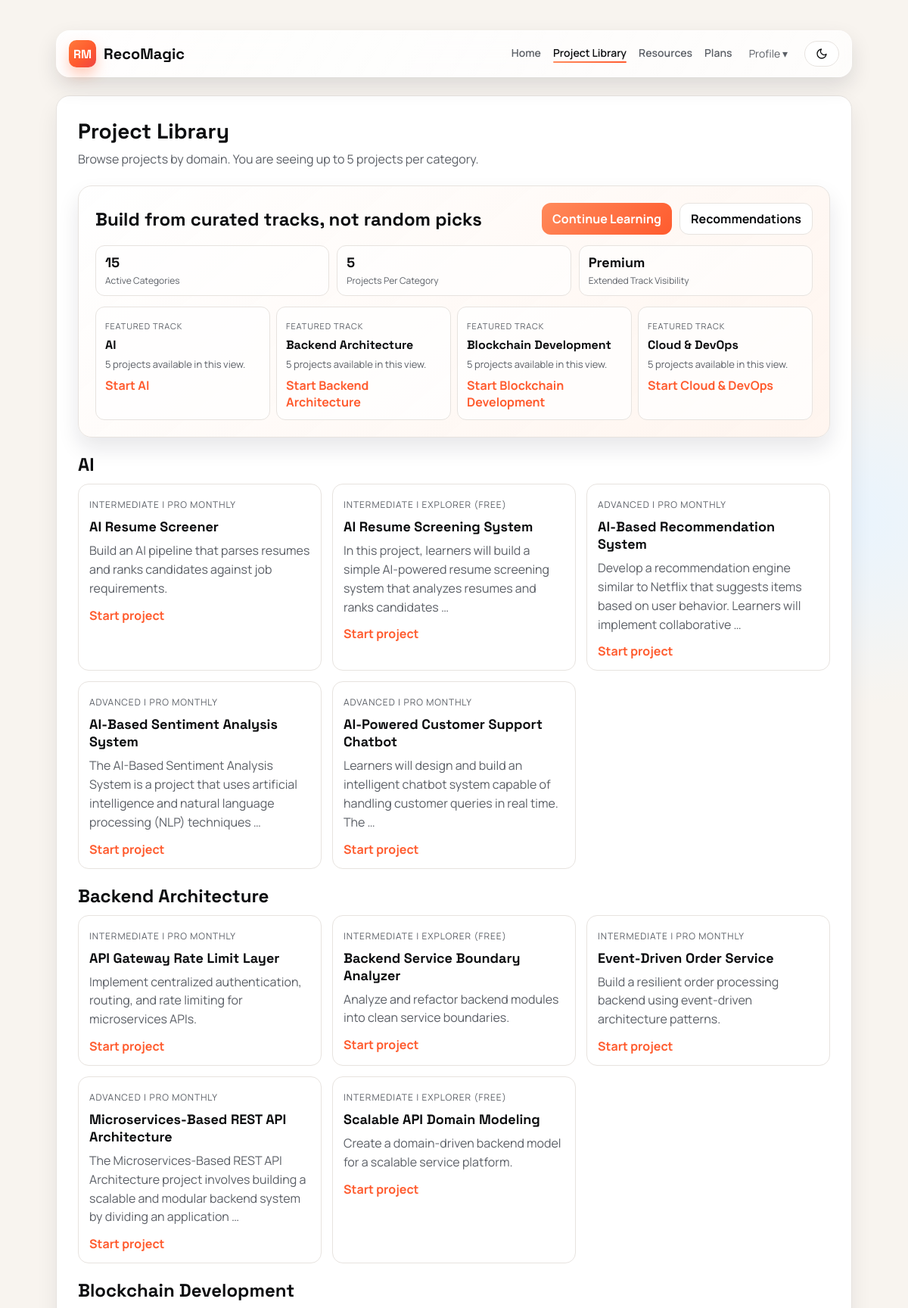
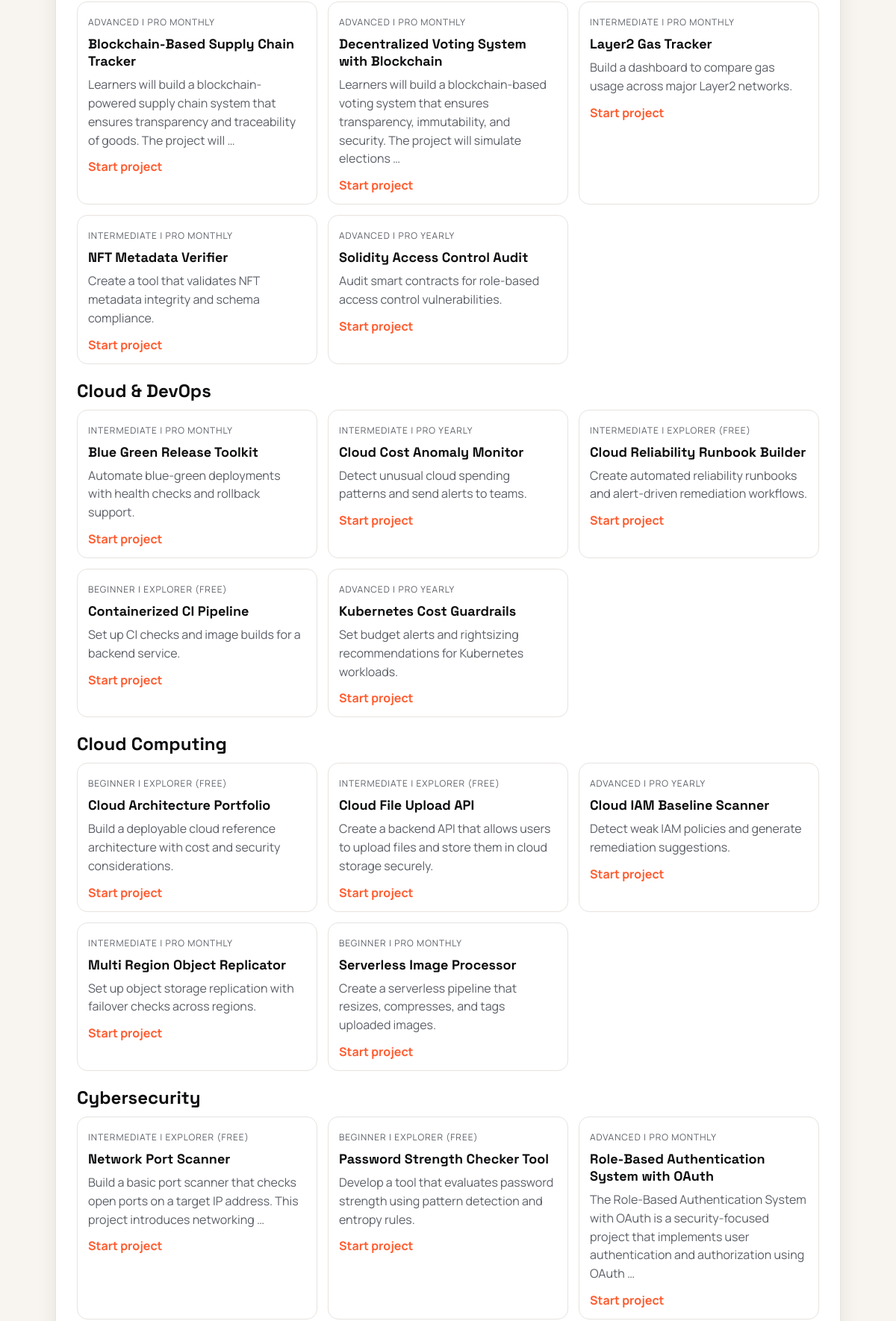
/project-library/ (signed in, upper part), run on the app's committed database (2 pictures, top to bottom).
### users/models.py (models this page shows, shortened)
class Project(models.Model):
    SKILL_LEVEL_CHOICES = [
        ("beginner", "Beginner"),
        ("intermediate", "Intermediate"),
        ("advanced", "Advanced"),
    ]
    PLAN_ACCESS_CHOICES = [
        ("explorer", "Explorer (Free)"),
        ("pro_monthly", "Pro Monthly"),
        ("pro_yearly", "Pro Yearly"),
    ]
    title = models.CharField(max_length=140)
    description = models.TextField()
    field = models.CharField(max_length=100)
    target_role = models.CharField(max_length=100)
    skill_level = models.CharField(max_length=20, choices=SKILL_LEVEL_CHOICES)
    plan = models.ForeignKey(Plan, on_delete=models.PROTECT, related_name="projects", blank=True, null=True)
    required_plan = models.CharField(max_length=20, choices=PLAN_ACCESS_CHOICES, default="explorer")
    tech_preference = models.CharField(max_length=140)
    learning_goal = models.CharField(max_length=140)
    interest_tags = models.CharField(max_length=220, help_text="Comma separated tags")
    learning_objectives = models.TextField(blank=True)
    resources = models.TextField(blank=True, help_text="Optional resources. One per line. Use 'Title | URL' or plain URL.")
    task_checklist = models.TextField(blank=True, help_text="Checklist tasks, one per line.")
    detailed_roadmap = models.TextField(blank=True)
    premium_hints = models.TextField(blank=True, help_text="Premium hints, one per line.")
    class Meta:
        ordering = ["title", "id"]

### users/views.py (the view)
# urls.py: path("project-library/", views.project_library_view, name="project_library"),
@login_required(login_url="login")
def project_library_view(request):
    user_tier = "explorer"
    if request.user.is_authenticated:
        user_tier, _ = _get_user_subscription_tier(request.user)
    per_category_limit = 2 if user_tier == "explorer" else 5
    projects_qs = Project.objects.all()
    if user_tier == "explorer":
        projects_qs = projects_qs.filter(required_plan="explorer")
    projects_qs = projects_qs.order_by("field", "title", "id")
    grouped = OrderedDict()
    grouped_total = {}
    for project_record in projects_qs:
        field_name = str(project_record.field or "General").strip() or "General"
        grouped_total[field_name] = grouped_total.get(field_name, 0) + 1
        cards = grouped.setdefault(field_name, [])
        if len(cards) < per_category_limit:
            cards.append(_project_to_card(project_record))
    library_groups = [
        {
            "name": name,
            "projects": projects,
            "total": grouped_total.get(name, len(projects)),
        }
        for name, projects in grouped.items()
    ]
    return render(
        request,
        "users/project_library.html",
        {
            "library_groups": library_groups,
            "per_category_limit": per_category_limit,
            "is_explorer_view": user_tier == "explorer",
        },
    )

### users/views.py (called while the page is built, shortened)
def _split_csv_tags(value):
    return [item.strip() for item in str(value or "").split(",") if item.strip()]

def _project_to_card(project_record):
    return {
        "id": project_record.id,
        "title": project_record.title,
        "summary": project_record.description,
        "difficulty": project_record.get_skill_level_display(),
        "plan": project_record.get_required_plan_display(),
        "tags": _split_csv_tags(project_record.tech_preference)[:3] or _split_csv_tags(project_record.interest_tags)[:3],
    }

def _tier_from_plan_name(plan_name):
    name = str(plan_name or "").strip().lower()
    if "yearly" in name:
        return "pro_yearly"
    if "pro" in name or "monthly" in name:
        return "pro_monthly"
    return "explorer"

def _get_user_subscription_tier(user):
    active_subscription = _get_active_subscription(user)
    if active_subscription and active_subscription.plan and active_subscription.plan.price > 0:
        return _tier_from_plan_name(active_subscription.plan.name), active_subscription.plan.name

def _get_active_subscription(user):
    Subscription.objects.filter(is_active=True, end_date__lt=timezone.now().date()).update(is_active=False)
    return Subscription.objects.filter(user=user, is_active=True, end_date__gte=timezone.now().date()).select_related("plan").first()

### users/templates/users/project_library.html (shortened to what this page needs)
{% extends "users/base.html" %}
{% block content %}
<h1 class="page-title">Project Library</h1>
{% if is_explorer_view %}
<p class="page-sub">Browse projects by domain. You are seeing up to {{ per_category_limit }} Explorer projects per category.</p>
{% else %}
<p class="page-sub">Browse projects by domain. You are seeing up to {{ per_category_limit }} projects per category.</p>
{% endif %}
<section class="library-hero">
    <div class="library-hero-head">
        <h2 style="margin: 0; font-family: 'Space Grotesk', sans-serif;">Build from curated tracks, not random picks</h2>
        <div class="hero-actions">
            {% if user.is_authenticated %}
                <a class="hero-btn hero-btn-primary" href="{% url 'my_projects' %}">Continue Learning</a>
                <a class="hero-btn hero-btn-secondary" href="{% url 'recommendations' %}">Recommendations</a>
            {% else %}
                <a class="hero-btn hero-btn-primary" href="{% url 'signup' %}">Create Account</a>
                <a class="hero-btn hero-btn-secondary" href="{% url 'login' %}">Log In</a>
            {% endif %}
        </div>
    </div>
    <div class="library-overview">
        <div class="overview-pill">
            <strong>{{ library_groups|length }}</strong>
            <span>Active Categories</span>
        </div>
        <div class="overview-pill">
            <strong>{{ per_category_limit }}</strong>
            <span>Projects Per Category</span>
        </div>
        <div class="overview-pill">
            {% if is_explorer_view %}
                <strong>Explorer</strong>
                <span>Free Track Visibility</span>
            {% else %}
                <strong>Premium</strong>
                <span>Extended Track Visibility</span>
            {% endif %}
        </div>
    </div>
    <div class="track-grid">
        {% for group in library_groups|slice:":4" %}
            <article class="track-card">
                <small>Featured Track</small>
                <h3>{{ group.name }}</h3>
                <p>{{ group.projects|length }} project{{ group.projects|length|pluralize }} available in this view.</p>
                {% if group.projects %}
                    <a href="{% url 'start_project' group.projects.0.id %}">Start {{ group.name }}</a>
                {% endif %}
            </article>
        {% endfor %}
    </div>
</section>
{% if library_groups %}
    {% for group in library_groups %}
        <section style="margin-top: 20px;">
            <h2 style="margin: 0 0 10px; font-family: 'Space Grotesk', sans-serif;">{{ group.name }}</h2>
            <div class="library-grid" style="margin-top: 0;">
                {% for project in group.projects %}
                    <article class="library-card">
                        <span>{{ project.difficulty }} | {{ project.plan }}</span>
                        <h3>{{ project.title }}</h3>
                        <p>{{ project.summary|truncatewords:18 }}</p>
                        <a href="{% url 'start_project' project.id %}">Start project</a>
                    </article>
                {% endfor %}
            </div>
        </section>
    {% endfor %}
{% endif %}
{% endblock %}

### users/templates/users/project_library.html (style rules this page uses)
.library-hero { border: 1px solid var(--stroke); border-radius: 18px; padding: 22px; background: linear-gradient(140deg, rgba(255, 255, 255, 0.96), rgba(255, 244, 237, 0.9)); box-shadow: 0 14px 28px rgba(15, 23, 42, 0.1); }
.library-hero-head { display: flex; align-items: center; justify-content: space-between; gap: 16px; flex-wrap: wrap; }
.library-overview { margin-top: 14px; display: grid; grid-template-columns: repeat(3, minmax(0, 1fr)); gap: 10px; }
.overview-pill { border: 1px solid var(--stroke); border-radius: 12px; padding: 10px 12px; background: rgba(255, 255, 255, 0.65); }
.overview-pill strong { display: block; font-family: "Space Grotesk", sans-serif; font-size: 18px; }
.overview-pill span { color: var(--muted); font-size: 12px; }
.hero-actions { display: flex; gap: 10px; flex-wrap: wrap; }
.hero-btn { display: inline-flex; align-items: center; justify-content: center; border-radius: 12px; padding: 9px 14px; font-weight: 700; border: 1px solid var(--stroke); }
.hero-btn-primary { border: 0; background: linear-gradient(135deg, #ff8a5b, #ff5b2e); color: #fff; }
.hero-btn-secondary { background: var(--surface); color: var(--ink); }
.track-grid { margin-top: 14px; display: grid; grid-template-columns: repeat(4, minmax(0, 1fr)); gap: 8px; }
.track-card { border: 1px solid var(--stroke); border-radius: 12px; padding: 12px; background: rgba(255, 255, 255, 0.75); transition: transform 0.2s ease, box-shadow 0.2s ease, border-color 0.2s ease; }
.track-card small { color: var(--muted); text-transform: uppercase; letter-spacing: 0.08em; font-size: 11px; }
.track-card h3 { margin: 6px 0 6px; font-family: "Space Grotesk", sans-serif; font-size: 16px; line-height: 1.25; }
.track-card p { margin: 0; color: var(--muted); font-size: 13px; line-height: 1.4; }
.track-card a { margin-top: 8px; display: inline-flex; font-weight: 700; color: #ff5b2e; }
.library-grid { margin-top: 20px; display: grid; grid-template-columns: repeat(3, minmax(0, 1fr)); gap: 14px; }
.library-card { border: 1px solid var(--stroke); border-radius: 14px; padding: 14px; background: var(--surface); }
.library-card span { font-size: 12px; color: var(--muted); text-transform: uppercase; letter-spacing: 0.08em; }
.library-card h3 { margin: 8px 0 8px; font-size: 18px; font-family: "Space Grotesk", sans-serif; }
.library-card p { margin: 0; color: var(--muted); line-height: 1.55; }
.library-card a { margin-top: 12px; display: inline-flex; font-weight: 700; color: #ff5b2e; }

### users/templates/users/base.html (style rules this page uses)
:root { --ink: #0c0d0f; --muted: #5b5f66; --accent: #ff6f3d; --surface: #ffffff; --stroke: #e7e3df; --bg: #f8f4ef; --glow-a: #ffe8db; --glow-b: #e8f4ff; }
* { box-sizing: border-box; }
body { margin: 0; font-family: "Manrope", sans-serif; color: var(--ink); background: radial-gradient(900px 480px at 15% -5%, var(--glow-a) 0, transparent 62%), radial-gradient(700px 420px at 90% 8%, var(--glow-b) 0, transparent 60%), var(--bg); }
a { color: inherit; text-decoration: none; }
.page-title { font-family: "Space Grotesk", sans-serif; font-size: 28px; margin: 0 0 8px; }
.page-sub { color: var(--muted); margin: 0 0 24px; }

### data on the page
Project: name "AI", name "AI", name "AI", title "AI Resume Screener", summary "Build an AI pipeline that parses resumes and ranks candidates against job requirements."
Project: name "Backend Architecture", name "Backend Architecture", name "Backend Architecture", title "API Gateway Rate Limit Layer", summary "Implement centralized authentication, routing, and rate limiting for microservices APIs."
Project: name "Blockchain Development", name "Blockchain Development", name "Blockchain Development", title "Blockchain-Based Supply Chain Tracker", summary "Learners will build a blockchain-powered supply chain system that ensures transparency and traceability of goods. The project will …"
Project: name "Cloud & DevOps", name "Cloud & DevOps", name "Cloud & DevOps", title "Blue Green Release Toolkit", summary "Automate blue-green deployments with health checks and rollback support."
Project: title "AI Resume Screening System", summary "In this project, learners will build a simple AI-powered resume screening system that analyzes resumes and ranks candidates …"
Project: title "AI-Based Recommendation System", summary "Develop a recommendation engine similar to Netflix that suggests items based on user behavior. Learners will implement collaborative …"
Project: title "AI-Based Sentiment Analysis System", summary "The AI-Based Sentiment Analysis System is a project that uses artificial intelligence and natural language processing (NLP) techniques …"
Project: title "AI-Powered Customer Support Chatbot", summary "Learners will design and build an intelligent chatbot system capable of handling customer queries in real time. The …"
Project: title "Backend Service Boundary Analyzer", summary "Analyze and refactor backend modules into clean service boundaries."
Project: title "Event-Driven Order Service", summary "Build a resilient order processing backend using event-driven architecture patterns."
Project: title "Microservices-Based REST API Architecture", summary "The Microservices-Based REST API Architecture project involves building a scalable and modular backend system by dividing an application …"
Project: title "Scalable API Domain Modeling", summary "Create a domain-driven backend model for a scalable service platform."
Project: title "Decentralized Voting System with Blockchain", summary "Learners will build a blockchain-based voting system that ensures transparency, immutability, and security. The project will simulate elections …"
Project: title "Layer2 Gas Tracker", summary "Build a dashboard to compare gas usage across major Layer2 networks."
Project: title "NFT Metadata Verifier", summary "Create a tool that validates NFT metadata integrity and schema compliance."
Project: title "Solidity Access Control Audit", summary "Audit smart contracts for role-based access control vulnerabilities."
Project: title "Cloud Cost Anomaly Monitor", summary "Detect unusual cloud spending patterns and send alerts to teams."
Project: title "Cloud Reliability Runbook Builder", summary "Create automated reliability runbooks and alert-driven remediation workflows."
Project: title "Containerized CI Pipeline", summary "Set up CI checks and image builds for a backend service."
Project: title "Kubernetes Cost Guardrails", summary "Set budget alerts and rightsizing recommendations for Kubernetes workloads."
Project: name "Cloud Computing", title "Cloud Architecture Portfolio", summary "Build a deployable cloud reference architecture with cost and security considerations."
Project: title "Cloud File Upload API", summary "Create a backend API that allows users to upload files and store them in cloud storage securely."
Project: title "Cloud IAM Baseline Scanner", summary "Detect weak IAM policies and generate remediation suggestions."
Project: title "Multi Region Object Replicator", summary "Set up object storage replication with failover checks across regions."
Project: title "Serverless Image Processor", summary "Create a serverless pipeline that resizes, compresses, and tags uploaded images."
Project: name "Cybersecurity", title "Network Port Scanner", summary "Build a basic port scanner that checks open ports on a target IP address. This project introduces networking …"
Project: title "Password Strength Checker Tool", summary "Develop a tool that evaluates password strength using pattern detection and entropy rules."
Project: title "Role-Based Authentication System with OAuth", summary "The Role-Based Authentication System with OAuth is a security-focused project that implements user authentication and authorization using OAuth …"

### other printed values
{{ per_category_limit }} "5"
{{ library_groups|length }} "15"
{{ group.projects|length }} "5" "5" "5" "5"
{{ project.difficulty }} "INTERMEDIATE" "INTERMEDIATE" "ADVANCED" "ADVANCED" "ADVANCED" "INTERMEDIATE" "INTERMEDIATE" "INTERMEDIATE" "ADVANCED" "INTERMEDIATE" "ADVANCED" "ADVANCED" "INTERMEDIATE" "INTERMEDIATE" "ADVANCED" "INTERMEDIATE" "INTERMEDIATE" "INTERMEDIATE" "BEGINNER" "ADVANCED" "BEGINNER" "INTERMEDIATE" "ADVANCED" "INTERMEDIATE" "BEGINNER" "INTERMEDIATE" "BEGINNER" "ADVANCED"
{{ project.plan }} "PRO MONTHLY" "EXPLORER (FREE)" "PRO MONTHLY" "PRO MONTHLY" "PRO MONTHLY" "PRO MONTHLY" "EXPLORER (FREE)" "PRO MONTHLY" "PRO MONTHLY" "EXPLORER (FREE)" "PRO MONTHLY" "PRO MONTHLY" "PRO MONTHLY" "PRO MONTHLY" "PRO YEARLY" "PRO MONTHLY" "PRO YEARLY" "EXPLORER (FREE)" "EXPLORER (FREE)" "PRO YEARLY" "EXPLORER (FREE)" "EXPLORER (FREE)" "PRO YEARLY" "PRO MONTHLY" "PRO MONTHLY" "EXPLORER (FREE)" "EXPLORER (FREE)" "PRO MONTHLY"
